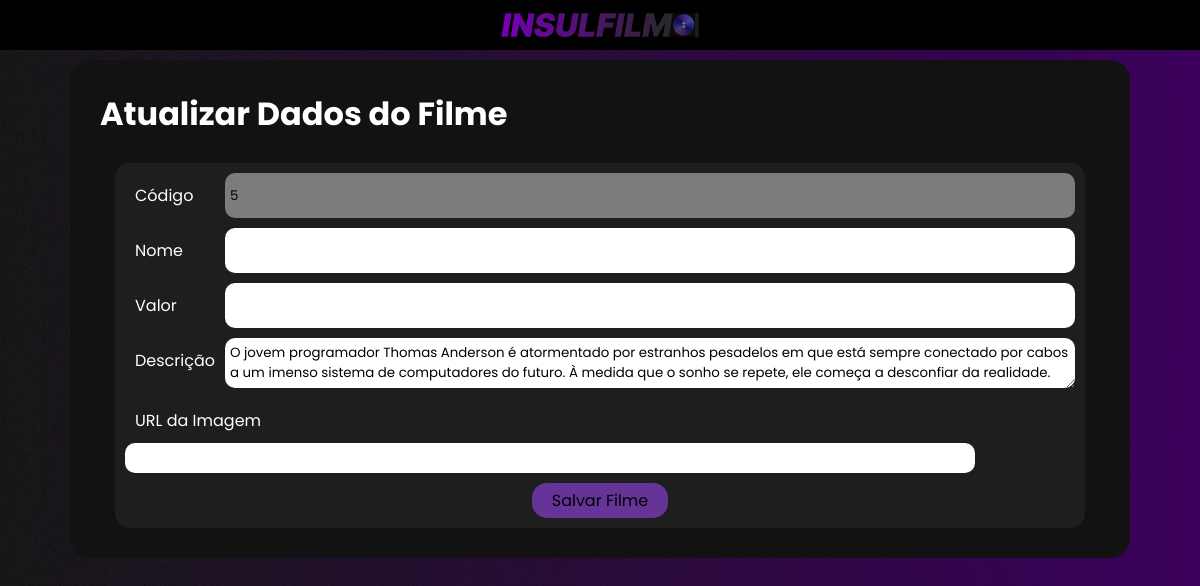
The app's page /filme_editar.php?id=5 with its own data.
### tables this page shows
CREATE TABLE filme (
  codigo INT AUTO_INCREMENT PRIMARY KEY,
  nome VARCHAR(255),
  valor DECIMAL(10,2),
  quantidadeEstoque INT,
  descricao varchar(255),
  imagem VARCHAR(255)
);

### filme_editar.php (the view, shortened to what this page needs)
<?php
    if($_SERVER['REQUEST_METHOD'] == 'POST'){
        include "conn.php";
        $air_codigo = $_GET['id'];
        $air_nome = $_POST['nome'];
        $air_valor = $_POST['valor'];
        $air_descricao = $_POST['descricao'];
        $air_imagem = $_POST['imagem'];
        if($air_valor<=0){
            echo '
                <h2
                    style="color: rgb(255,255,255);"
                >Insira um valor válido.</h2>
            ';
            include "conn.php";
            $air_id = $_GET['id'];
            $air_sql = "SELECT * FROM filme WHERE codigo = $air_id";
            $air_result = mysqli_query($air_conn, $air_sql);
            $air_row = mysqli_fetch_assoc($air_result);
        }
        else{
            $air_sql = "UPDATE filme SET codigo = '$air_codigo', nome = '$air_nome', valor = '$air_valor',  descricao = '$air_descricao', imagem = '$air_imagem' WHERE codigo = $air_codigo";
            $air_result = mysqli_query($air_conn, $air_sql);
            if($air_result){
                header('Location: index.php');
                exit();
            }else{
                echo "Erro ao atualizar dados  livro";
                die(mysqli_error($air_conn));
            }
        }
    }elseif(isset($_GET['id'])){
        include "conn.php";
        $air_id = $_GET['id'];
        $air_sql = "SELECT * FROM filme WHERE codigo = $air_id";
        $air_result = mysqli_query($air_conn, $air_sql);
        $air_row = mysqli_fetch_assoc($air_result);
    }
?>
<!DOCTYPE html>
<html lang="en">
<head>
    <link rel="stylesheet" href="./css/index.css">
    <link rel="stylesheet" href="./css/editar.css">
</head>
<body>
    <nav class="navbar">
        <a class="navbar-brand" href="index.php"><img src="css/insulfilm.png" alt="Insulfilm"></a>
    </nav>
    <div class="container">
        <h1>Atualizar Dados do Filme</h1>
        <form action="" method="POST">
            <div class="field">
                <label for="codigo" class="form-label">Código</label>
                <input type="text" class="form-control" name="codigo" maxlength="255" disabled
                    value="<?php echo isset($air_row['codigo']) ? $air_row['codigo'] : ''; ?>">
            </div>
            <div class="field">
                <label for="nome" class="form-label">Nome</label>
                <input type="text" class="form-control" name="nome" maxlength="255" required
                    value="<?php echo isset($air_row['nome']) ? $air_row['nome'] : ''; ?>">
           </div>
            <div class="field">
                <label for="valor" class="form-label">Valor</label>
                <input type="number" class="form-control" name="valor" step="0.01" required
                    value="<?php echo isset($air_row['valor']) ? $air_row['valor'] : ''; ?>">
            </div>
            <div class="field">
                <label for="descricao" class="form-label">Descrição</label>
                <textarea class="form-control" name="descricao" maxlength="255"
                    required><?php echo isset($air_row['descricao']) ? $air_row['descricao'] : ''; ?></textarea>
            </div>
            <div class="field">
                <label for="imagem" class="form-label">URL da Imagem</label>
                <input type="text" class="form-control" name="imagem" maxlength="255" required
                    value="<?php echo isset($air_row['imagem']) ? $air_row['imagem'] : ''; ?>">
            </div>
            <input type="submit" value="Salvar Filme" class="button">
        </form>
    </div>
</body>
</html>

### css/index.css (style rules this page uses)
* { font-family: 'Poppins', sans-serif; border: 0; margin: 0; padding: 0; }
body { background-color: rgba(0, 0, 0, 1); display: flex; flex-direction: column; gap: 10px; }
.container { display: flex; flex-direction: column; align-items: center; justify-content: center; gap: 10px; }
.navbar { display: flex; flex-direction: row; flex-wrap: wrap; width: 100%; color: #FFFFFF; background-color: rgb(0, 0, 0); padding: 10px 0 10px 0; justify-content: space-around; }
.navbar-brand { color: #FFFFFF; display: flex; }
.navbar-brand img { height: 30px; }
form { padding: 2px 20px; border-radius: 15px; background-color: rgb(30, 30, 30); display: flex; flex-direction: row; align-items:center; justify-content: center; }
input { outline: none; color: white; }

### css/editar.css (style rules this page uses)
* { font-family: 'Poppins', sans-serif; font-weight: 400; border: 0; margin: 0; padding: 0; }
body { display: flex; flex-direction: column; align-items: center; width: 100vw; height: 100vh; }
.container { display: flex; flex-wrap: wrap; flex-direction: row; align-items: center; justify-content: center; background-color: rgb(18, 18, 18); color: white; border-radius: 20px 20px 20px 20px; width: 1000px; max-width: 85vw; padding: 30px; }
h1 { width: 100%; margin-bottom: 15px; font-weight: bold; }
form { display: flex; flex-direction: column; align-items: center; justify-content: center; width: 95%; padding: 10px; border-radius: 15px; gap: 10px; }
.field { width: 100%; display: flex; flex-wrap: wrap; flex-direction: row; justify-content: space-between; }
.form-label { padding: 10px; }
.form-control { padding: 5px; border-radius: 10px; width: 70vw; }
.form-control:disabled { background-color: #7c7c7c; color: #000000; }
.button { background-color: rebeccapurple; border-radius: 15px; padding: 5px 20px; font-size: 16px; color: black; width: fit-content; }
a { text-decoration: none; }

### records on screen
filme: codigo "5", nome "The Matrix", valor "13.99", descricao "O jovem programador Thomas Anderson é atormentado por estranhos pesadelos em que está sempre conectado por cabos a um imenso sistema de computadores do futuro. À medida que o sonho se repete, ele começa a desconfiar da realidade.", imagem "https://encrypted-tbn2.gstatic.com/images?q=tbn:ANd9GcQwLB63Bm8WaqqWPmYLi9_wEXXt47qq1UZBSzw05b9NrXlQyN-O"
